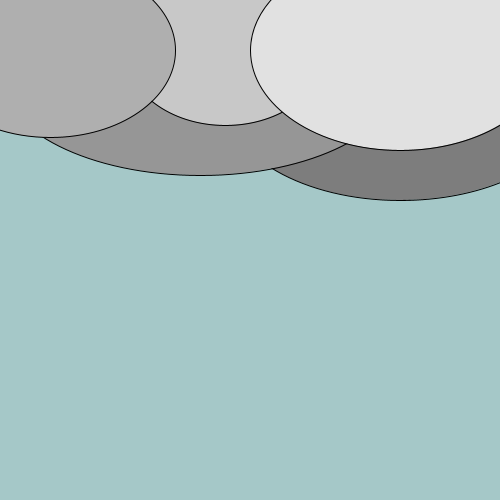
Frame 1 (no input)
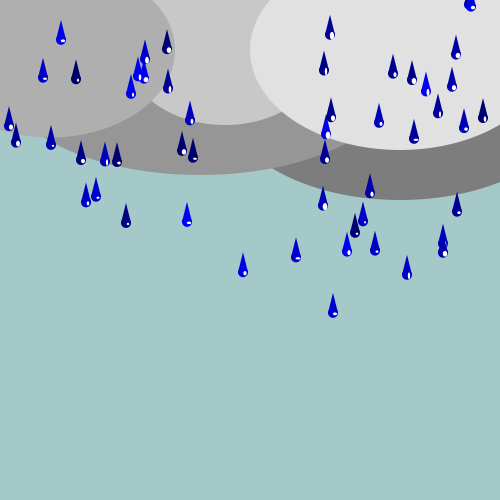
Frame 60 (the mouse pressed at the canvas centre just before this capture)
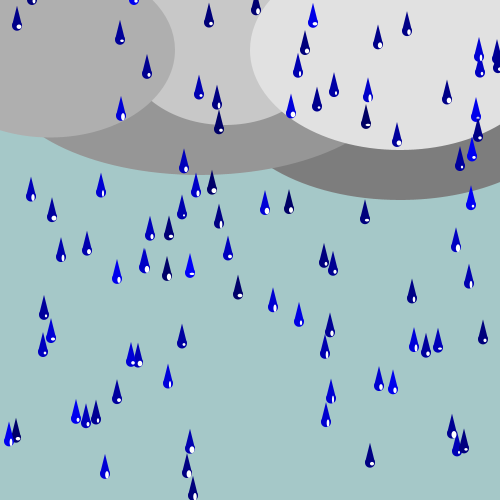
Frame 120 (the mouse held since frame 60 and released just before this capture)

The Processing sketch that drew these frames (run headless with seeded random() and noise(); from frame 60 on, the mouse is pressed at the canvas centre):

// Processing sketch: processing_45005
// ── processing_45005.pde

// Definição base (inc. posiçao + velocidades base)
Car[] drops;
 
  
void setup(){
  size (500,500);
    
  int num = 100;
  drops = new Car[num];
   
  for ( int i =0; i< num; i++){
      drops[i] = new Car ( -100, random (height), random (3,6));
  }
   
}
 
void draw(){
  background(165,200,200);
 
 // Nuvens
 smooth();
  fill(125);
 ellipse(400,100,350,200);
 fill(150);
 ellipse(200,75,400,200);
 fill(200);
 ellipse(225,50,200,150);
 fill(225);
 ellipse(400,50,300,200);
 fill(175);
 ellipse(50,50,250,175);

 
 // Quantidades e Condução
 
    
  int num = 100;
   
   for ( int i =0; i< num; i++){
      
     drops[i].drive();
      drops[i].display();
       
  }
 
}
 
 
//Definir objecto
 
class Car{
   
    float xpos; // posiçao horizontal
  float ypos; // posiçao vertical
  float yspeed; // variavel de velocidade
   
  // Funçao de construçao
  
  Car ( int t_xpos, float t_ypos, float t_yspeed  ){
     
   xpos = t_xpos;
   ypos = t_ypos;
   yspeed = t_yspeed;
   
  }
   
  // Funçao de animaçao
  
  void drive (){
     
    ypos = ypos + yspeed;
    if ( ypos > height){
     ypos = 0;
     xpos = (int) random(width);
      }
     
  }
   
  // Função de criação de gotas
  
  void display (){
noStroke();
    fill(0,0,random(100,255));
    ellipse( xpos,ypos,10,10);
    triangle (xpos-5, ypos, xpos+5, ypos, xpos, ypos-20);
    fill(255);
    ellipse( xpos+2,ypos+1,random (2,5),random (2,8));
    
    
  }
   
}
